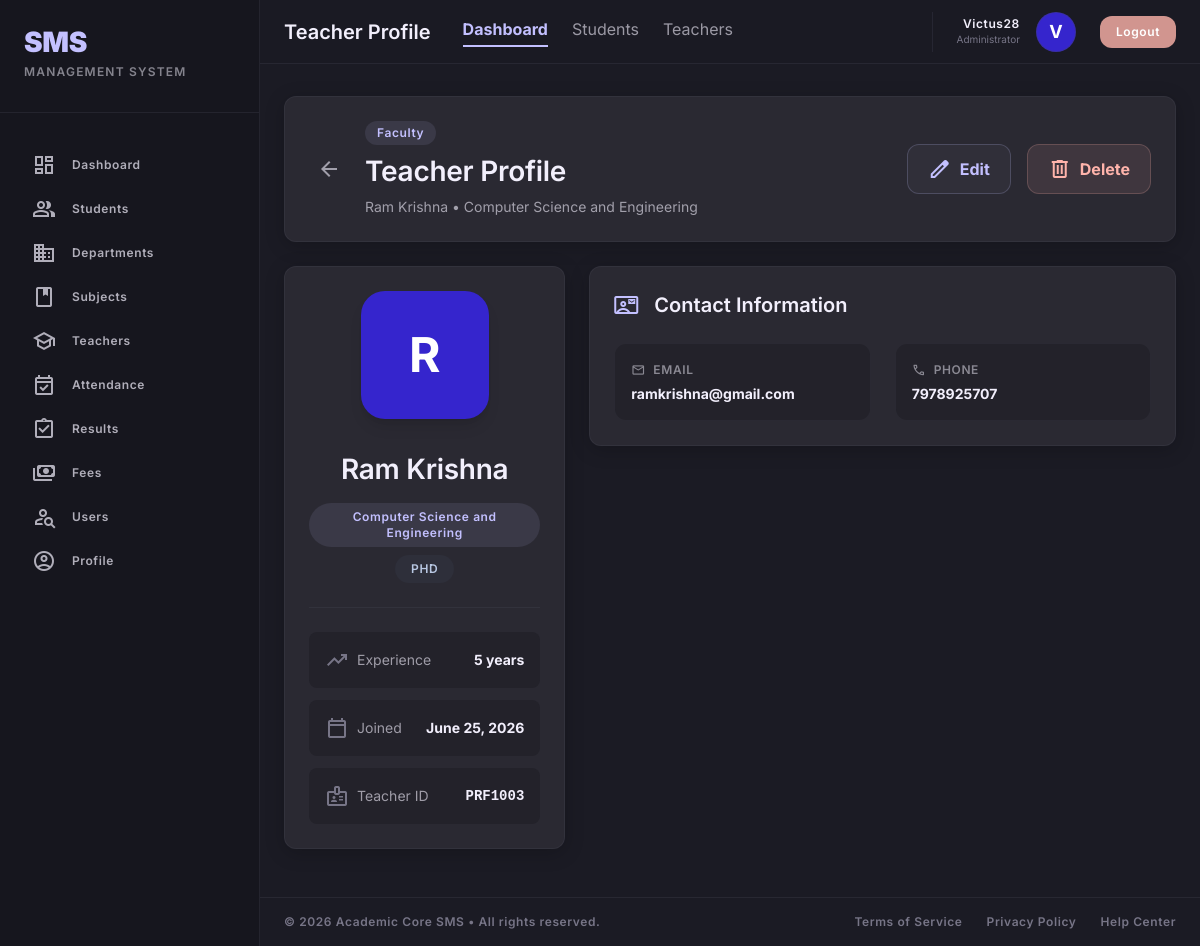
The app's page /teachers/3/ (signed in), older data.
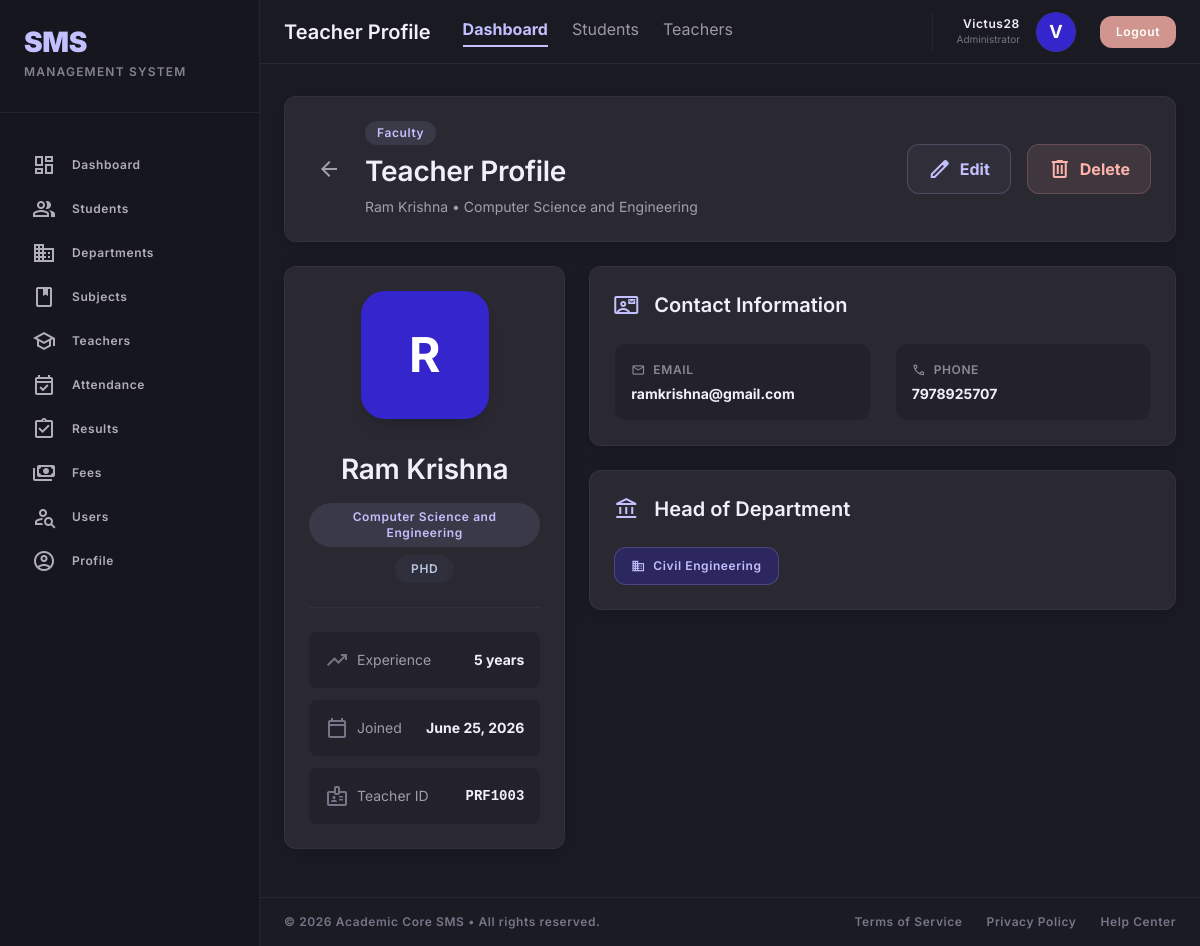
The same page, newer data.
### StudentManage_app/models.py (models this page shows, shortened)
class Department(models.Model):
    name = models.CharField(max_length=100)
    hod = models.ForeignKey(
        'Teacher',  # Use string reference to avoid circular import
        on_delete=models.SET_NULL,  # Keep department if teacher is deleted
        null=True,
        blank=True,
        related_name='headed_departments'  # Access from Teacher side
    )
    def __str__(self):
        return self.name

### StudentManage_app/views.py (the view)
# urls.py: path('teachers/<int:id>/', views.teacher_detail, name='teacher_detail'),
@login_required
def teacher_detail(request, id):
    teacher = get_object_or_404(Teacher, id=id)
    context = {
        'teacher': teacher,
        'department': teacher.headed_departments.first()
    }
    return render(request, 'StudentManage_app/tech/teacher_detail.html', context)

### StudentManage_app/templates/StudentManage_app/tech/teacher_detail.html (shortened to what the changed rows need)
{% extends 'base.html' %}
{% block content %}
<section class="card-shadow bg-surface-container rounded-xl p-md flex flex-col md:flex-row justify-between items-start md:items-center gap-md border border-outline-variant/30">
    <div class="flex items-center gap-sm">
        <div>
            <h1 class="text-headline-lg font-headline-lg text-on-surface">Teacher Profile</h1>
        </div>
    </div>
</section>
<section class="grid grid-cols-1 lg:grid-cols-3 gap-gutter">
    <div class="lg:col-span-1 card-shadow bg-surface-container rounded-xl p-md border border-outline-variant/30 flex flex-col items-center text-center">
        <h2 class="text-headline-lg font-headline-lg text-on-surface mt-lg">{{ teacher.name }}</h2>
    </div>
    <div class="lg:col-span-2 space-y-gutter">
        {% if teacher.headed_departments.exists %}
        <div class="card-shadow bg-surface-container rounded-xl p-md border border-outline-variant/30">
            <h3 class="text-headline-md font-headline-md text-on-surface mb-md flex items-center gap-sm">
                <span class="material-symbols-outlined text-primary">account_balance</span>
                Head of Department
            </h3>
            <div class="flex flex-wrap gap-sm">
                {% for dept in teacher.headed_departments.all %}
                <a href="{% url 'department_detail' dept.id %}"
                   class="flex items-center gap-xs px-4 py-2 bg-primary-container/30 text-primary rounded-xl hover:bg-primary-container hover:text-on-primary transition-all text-label-md font-label-md border border-primary/20">
                    <span class="material-symbols-outlined text-sm">business</span>
                    {{ dept.name }}
                </a>
                {% endfor %}
            </div>
        </div>
        {% endif %}
    </div>
</section>
{% endblock %}

Row changes from the older to the newer data that the page shows:
now on this page (row edited): Department: name "Civil Engineering"
Text that changed along with them:
text now shown: "Head of Department"
